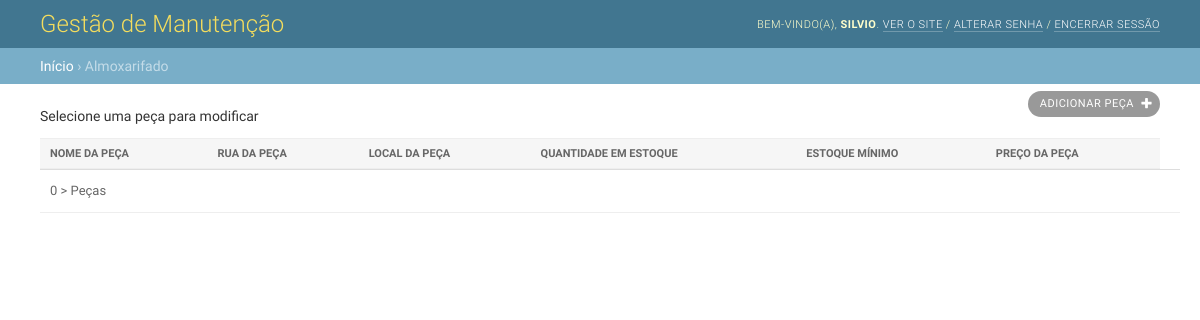
The page /almoxarifado on the database as committed earlier.
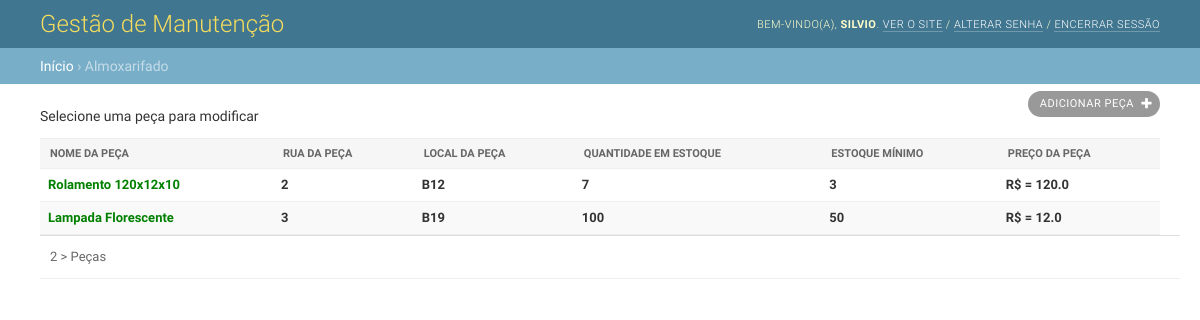
The same page on the database as committed later.
### core/models.py (models this page shows)
class Base(models.Model):
    create = models.DateTimeField(auto_now_add=True)
    update = models.DateTimeField(auto_now=True)

class Almoxarifado(Base):
    Peca = models.CharField(max_length=50, help_text="Nome da Peça")
    Rua = models.CharField(max_length=10, help_text="Rua da Peça")
    Local = models.CharField(max_length=10, help_text="Local da Peça")
    Preco = models.FloatField(max_length=10, help_text="Valor da Peça")
    Qto = models.IntegerField(max_length=2, help_text="Quantidade de Peças em Estoque")
    Minimo = models.CharField(max_length=2, help_text="Estoque Minimo")

### core/views.py (the view)
# urls.py: path('almoxarifado', almoxarifado, name='almoxarifado'),
def almoxarifado(request):
    dados = Almoxarifado.objects.all()
    context = {
        'dados': dados,
    }
    return render(request, 'ordem/almoxarifado.html', context)

### core/templates/ordem/almoxarifado.html (shortened to what this page needs)
{% extends 'ordem/base.html' %}
{% block breadcrumbs %}
    <a href="#">Início</a>
    &rsaquo; Almoxarifado
{% endblock %}
{% block main %}
<div class="main shifted" id="main">
    <div class="content">
      <div id="content" class="flex">
        <p>Selecione uma peça para modificar</p>
        <div id="content-main">
          <ul class="object-tools">
            <li>
              <a href="{% url 'almoxarifado_add' %}" class="addlink">
                Adicionar peça
              </a>
            </li>
          </ul>
          <div class="module" id="changelist">
            <div class="changelist-form-container">
              <form id="changelist-form" method="post" novalidate>
                <div class="container">
                  <table id="result_list">
                    <thead>
                      <tr>
                        <th scope="col"  class="">
                          <div class="text"><span>Nome da Peça</span></div>
                        </th>
                        <th scope="col"  class="">
                          <div class="text"><span>Rua da Peça</span></div>
                        </th>
                        <th scope="col"  class="">
                          <div class="text"><span>Local da Peça</span></div>
                        </th>
                        <th scope="col"  class="">
                          <div class="text"><span>Quantidade em Estoque</span></div>
                        </th>
                        <th scope="col"  class="">
                          <div class="text"><span>Estoque Mínimo</span></div>
                        </th>
                        <th scope="col"  class="">
                          <div class="text"><span>Preço da Peça</span></div>
                        </th>
                      </tr>
                    </thead>
                    <tbody>
                      {% for dados in dados %}
                      <tr>
                          {% if dados.Qto > dados.Minimo %}
                          <th class="">
                            <a href="{% url 'almoxarifado_update' dados.id %}" style="color: red;">{{ dados.Peca }}</a>
                          </th>
                          {% else %}
                          <th class="">
                            <a href="{% url 'almoxarifado_update' dados.id %}" style="color: green;">{{ dados.Peca }}</a>
                          </th>
                          {% endif %}
                          <th class="">
                            <a>{{ dados.Rua }}</a>
                          </th>
                          <th class="">
                            <a>{{ dados.Local }}</a>
                          </th>
                          <th class="">
                            <a>{{ dados.Qto }}</a>
                          </th>
                          <th class="">
                            <a>{{ dados.Minimo }}</a>
                          </th>
                          <th class="">
                            <a>R$ = {{ dados.Preco }}</a>
                          </th>
                      </tr>
                      {% endfor %}
                    </tbody>
                  </table>
                  <p class="paginator">
                    {% if dados.count == 1 %}
                    <span>{{ dados.count }} > Peça</span>
                    {% else %}
                      <span>{{ dados.count }} > Peças</span>
                    {% endif %}
                  </p>
                </div>
              </form>
            </div>
          </div>
        </div>
        <br class="clear">
        </div>
          <div id="footer"></div>
        </div>
      </div>
    </div>
{% endblock %}

Rows that differ between the two databases and show on the page:
added Almoxarifado: Peca "Rolamento 120x12x10", Rua "2", Local "B12", Qto "7", Minimo "3", Preco "120.0"
added Almoxarifado: Peca "Lampada Florescente", Rua "3", Local "B19", Qto "100", Minimo "50", Preco "12.0"
Other text that changed with them:
{{ dados.count }}: "0" → "2"
